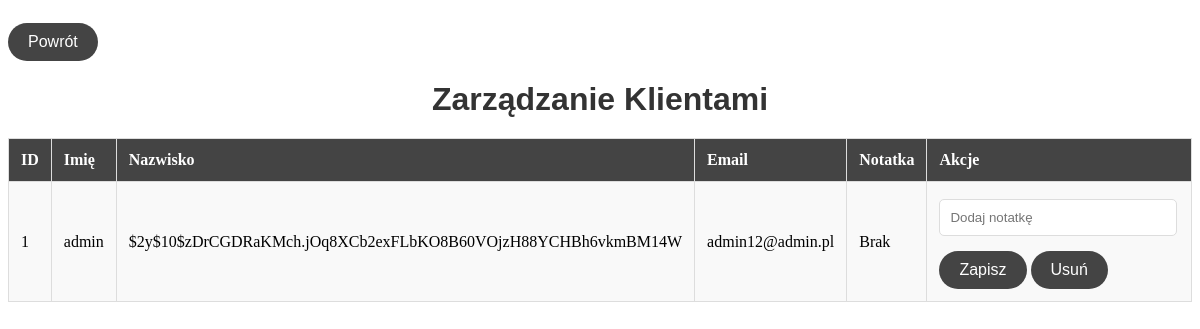
Before: /customers.php with the older database file.
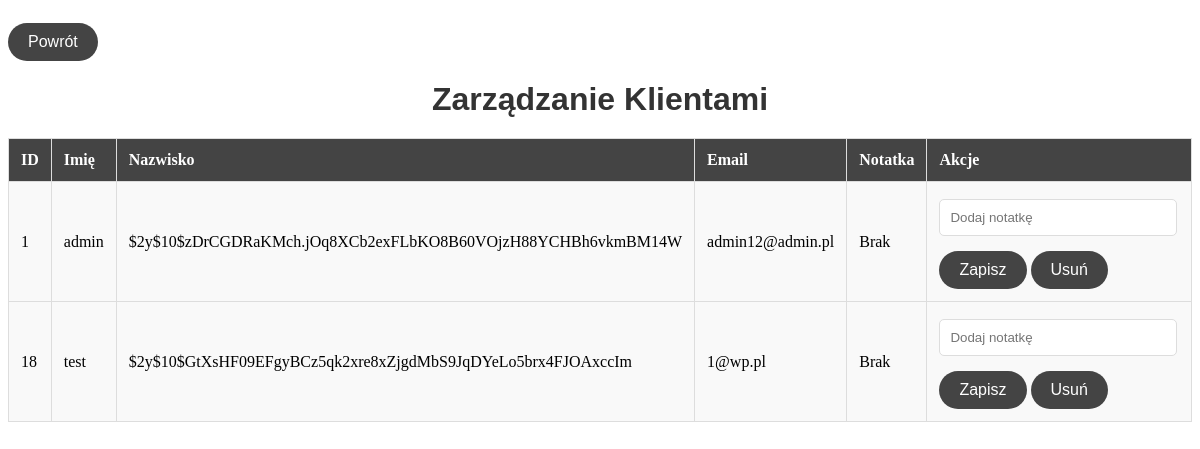
After: the same page with the newer database file.
### tables this page shows
CREATE TABLE `konto_uzytkownika` (
  `id` int(11) NOT NULL,
  `login` varchar(50) DEFAULT NULL,
  `haslo` varchar(255) DEFAULT NULL,
  `email` varchar(50) DEFAULT NULL,
  `adres` varchar(50) DEFAULT NULL,
  `data_urodzenia` date DEFAULT NULL,
  `id_pytania_pomocniczego` int(11) DEFAULT NULL,
  `odpowiedz` varchar(255) DEFAULT NULL
);

### customers.php (the view, shortened to what this page needs)
<?php
include('database.php');
$customers = $pdo->query("SELECT * FROM konto_uzytkownika")->fetchAll();
?>
<!DOCTYPE html>
<html lang="pl">
<head>
    <link rel="stylesheet" href="styling.css">
</head>
<body>
<button class="przenies" onclick="window.location.href='admin.php'">Powrót</button>
    <h1>Zarządzanie Klientami</h1>
    <table>
        <tr>
            <th>ID</th>
            <th>Imię</th>
            <th>Nazwisko</th>
            <th>Email</th>
            <th>Notatka</th>
            <th>Akcje</th>
        </tr>
        <?php foreach ($customers as $customer): ?>
        <tr>
            <td><?= $customer['id'] ?></td>
            <td><?= $customer['login'] ?></td>
            <td><?= $customer['haslo'] ?></td>
            <td><?= $customer['email'] ?></td>
            <td><?= $customer['note'] ?? 'Brak' ?></td>
            <td>
                <form action="customers.php" method="POST" style="display:inline;">
                    <input type="text" name="note" placeholder="Dodaj notatkę">
                    <button type="submit" name="add_note">Zapisz</button>
                </form>
                <form action="customers.php" method="POST" style="display:inline;">
                    <button type="submit" name="delete_user" onclick="return confirm('Czy na pewno chcesz usunąć tego użytkownika?')">Usuń</button>
                </form>
            </td>
        </tr>
        <?php endforeach; ?>
    </table>
</body>
</html>

Changed rows visible on the page:
added konto_uzytkownika: id "18", login "test", haslo "$2y$10$GtXsHF09EFgyBCz5qk2xre8xZjgdMbS9JqDYeLo5brx4FJOAxccIm", email "1@wp.pl", note "Brak"
